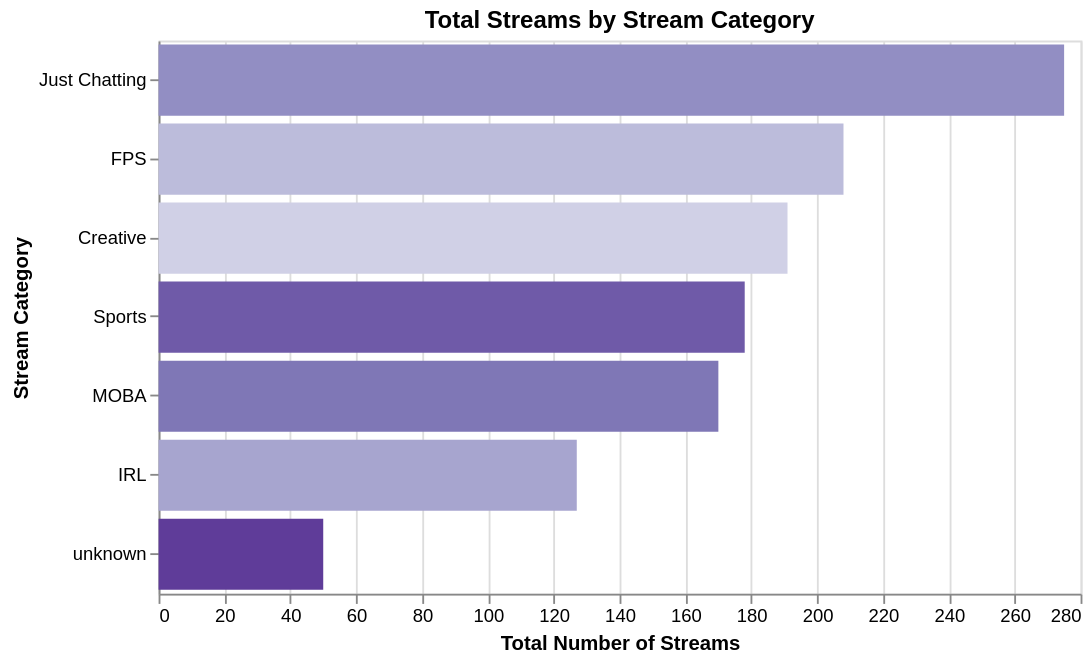

Here is the notebook cell this chart was saved with:
### Markdown cell above
#### Total # of Streams by Stream Category

### Code cell
#nunique means only count unique stream sessions, no duplicates (for instance more than one viewer watching)
total_stream_category = (
    full_stream_activity.groupby("category")["stream_id"]
    .nunique()
    .reset_index(name="stream_count")
)

alt.Chart(total_stream_category).mark_bar().encode(
    x=alt.X(
        "stream_count:Q",
        title="Total Number of Streams",
        axis=alt.Axis(format=",.0f"),
    ),
    y=alt.Y("category:N", title="Stream Category", sort="-x"),
    color=alt.Color(
        "category:N", scale=alt.Scale(scheme="purples"), legend=None
    ),
    tooltip=[
        alt.Tooltip("category:N", title="Category"),
        alt.Tooltip("stream_count:Q", title="Streams", format=",.0f"),
    ],
).properties(
    title="Total Streams by Stream Category",
    width=500,
    height=300,
)

### Figure 1 — Vega-Lite specification as saved in the notebook (floating-point values rounded to 4 significant figures)
{"config": {"view": {"continuousWidth": 300, "continuousHeight": 300}}, "data": {"name": "data-7ff4f7912db894480a31b0f7f2fe01f3"}, "mark": {"type": "bar"}, "encoding": {"color": {"field": "category", "legend": null, "scale": {"scheme": "purples"}, "type": "nominal"}, "tooltip": [{"field": "category", "title": "Category", "type": "nominal"}, {"field": "stream_count", "format": ",.0f", "title": "Streams", "type": "quantitative"}], "x": {"axis": {"format": ",.0f"}, "field": "stream_count", "title": "Total Number of Streams", "type": "quantitative"}, "y": {"field": "category", "sort": "-x", "title": "Stream Category", "type": "nominal"}}, "height": 300, "title": "Total Streams by Stream Category", "width": 500, "$schema": "https://vega.github.io/schema/vega-lite/v6.4.1.json", "datasets": {"data-7ff4f7912db894480a31b0f7f2fe01f3": [{"category": "Creative", "stream_count": 191}, {"category": "FPS", "stream_count": 208}, {"category": "IRL", "stream_count": 127}, {"category": "Just Chatting", "stream_count": 275}, {"category": "MOBA", "stream_count": 170}, {"category": "Sports", "stream_count": 178}, {"category": "unknown", "stream_count": 50}]}}
